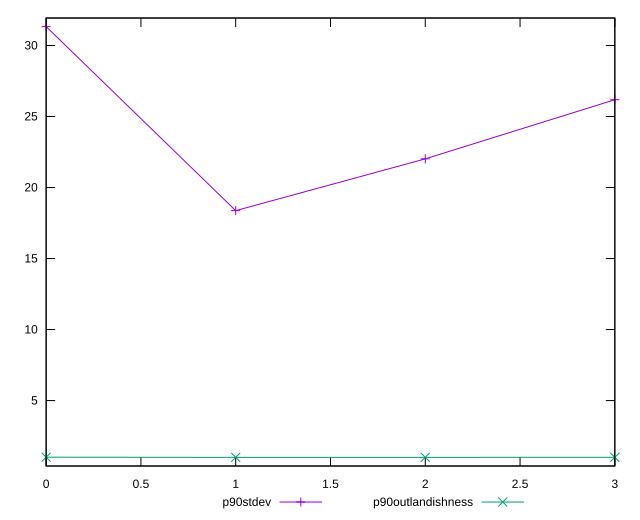

This chart was generated by the following gnuplot code:
reset

$p90Stdev <<EOF
0 31.329253300453395
1 18.374281815746
2 22.020864295657173
3 26.184320354159237
EOF

$p90Outlandishness <<EOF
0 1.0144109455604606
1 1.0002207662416136
2 1.0029519480635627
3 1.0066984330379674
EOF

set key outside below
set xrange [0:3]
set yrange [0.393640115557378:31.93583395113763]
set trange [0.393640115557378:31.93583395113763]
set terminal svg size 640, 520 enhanced background rgb 'white'
set output "reports/report_00031_2021-02-24T23-18-18.084Z/mainthread-work-breakdown/progression/stddev.svg"

plot $p90Stdev title "p90stdev" with linespoints, \
     $p90Outlandishness title "p90outlandishness" with linespoints

reset
